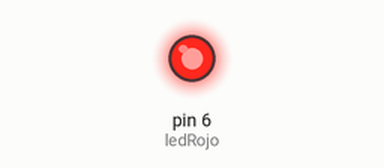
This sketch was run on a simulated Arduino Uno, built with avr-gcc and run on an emulated ATmega328P. On the bench: output pins drawn as LEDs (lit = HIGH).

Above: at 0.5 s.
At 2.5 s:
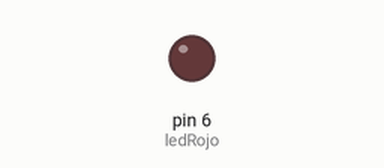
Timing chart, 0 to 5.2 s (numbered marks = the images above):
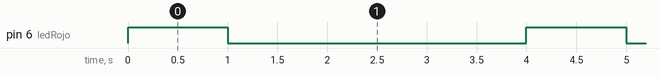

The sketch:

Main4.ino
```cpp
const byte ledRojo = 6;
int onTime = 1000;
int offTime = 3000;

void setup()
{
	pinMode(ledRojo, OUTPUT);

}

void loop()
{
	digitalWrite(ledRojo, 1);
    delay(onTime);
    digitalWrite(ledRojo, 0);
    delay(offTime);
}
```

Measured:
- by itself, pin 6 (ledRojo): alternates HIGH for 1.0 s and LOW for 3.0 s
